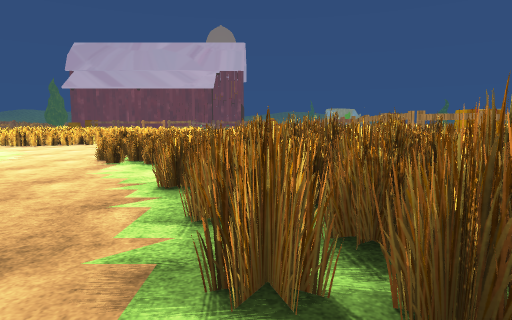
[1] (above)

24 first-person views from a walk through a Unity game level. The camera is 1.4 m above the floor, tilts 6° down and sees 75° across. The floor is counted in squares, 2 m on a side. Each view is taken from the middle of a square. On the plan, view 1 faces up. The plan holds only what a view shows up to about 10 squares ahead; the rest is blank. The place goes on beyond the plan. The player is left out. Some animated figures are left out. Some surface patterns are stand-ins.

[2]
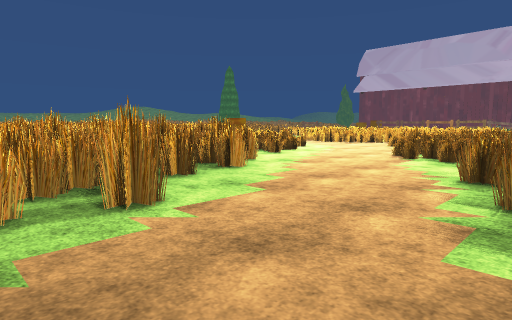

[3]
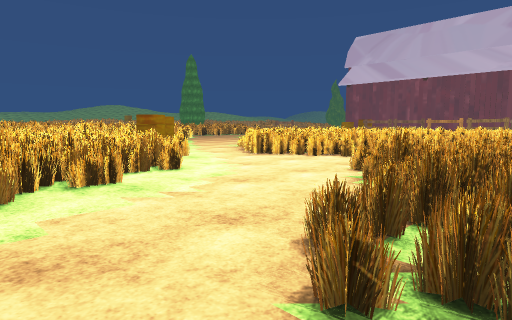

[4]
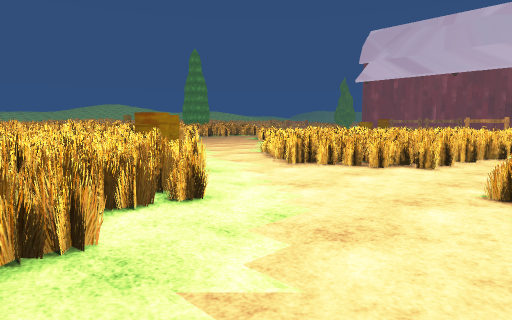

[5]
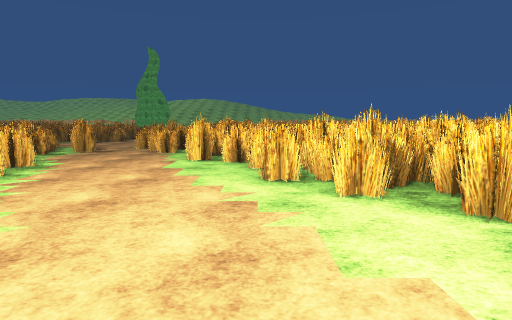

[6]
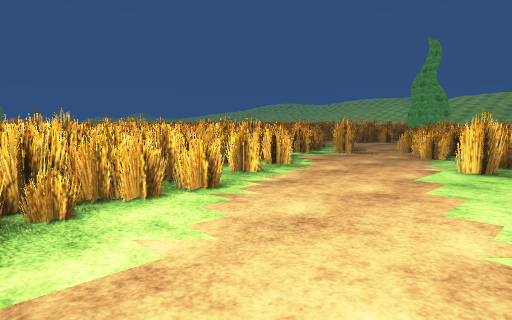

[7]
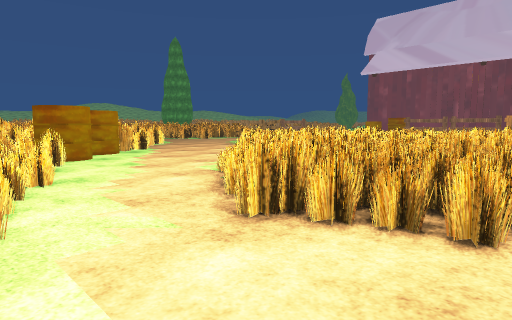

[8]
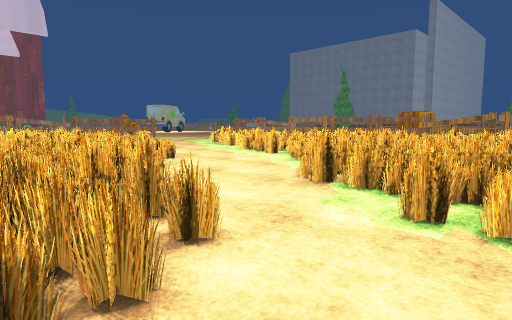

[9]
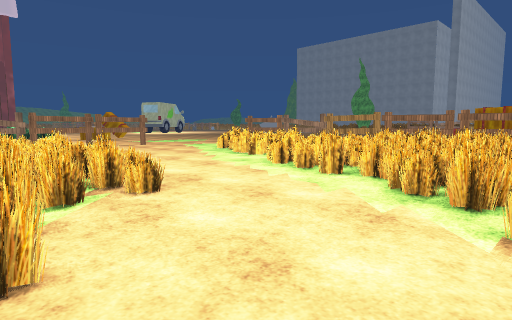

[10]
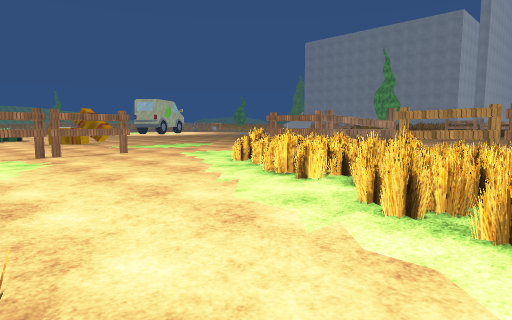

[11]
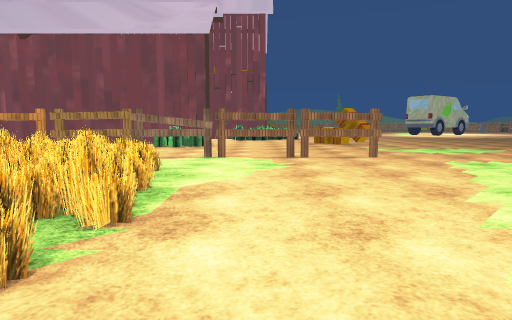

[12]
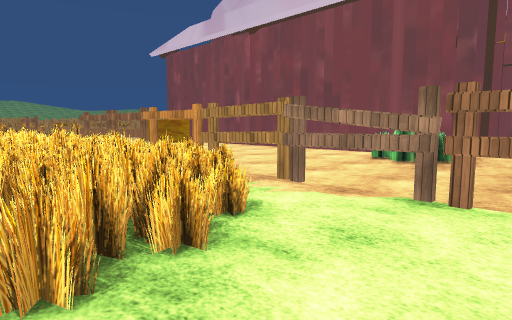

[13]
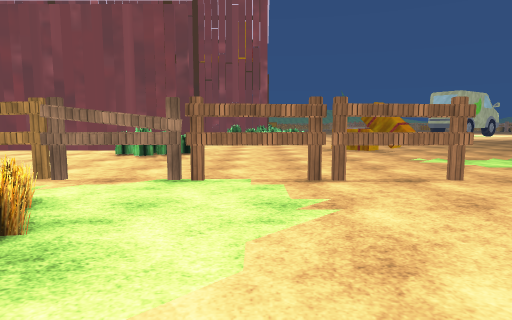

[14]
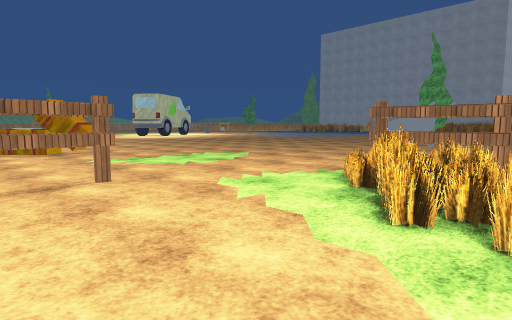

[15]
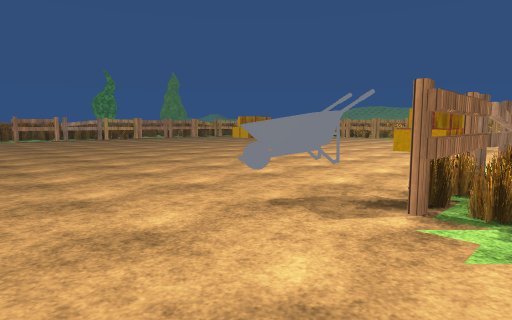

[16]
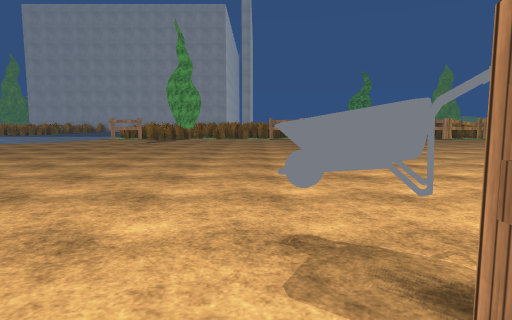

[17]
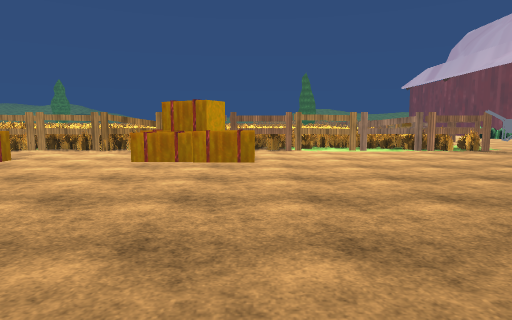

[18]
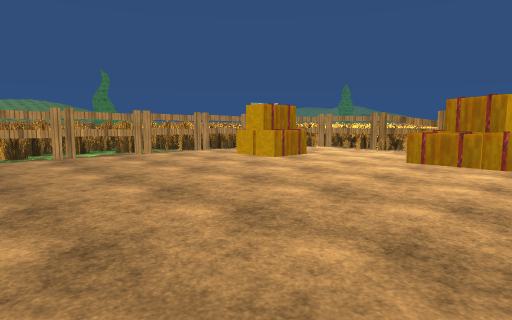

[19]
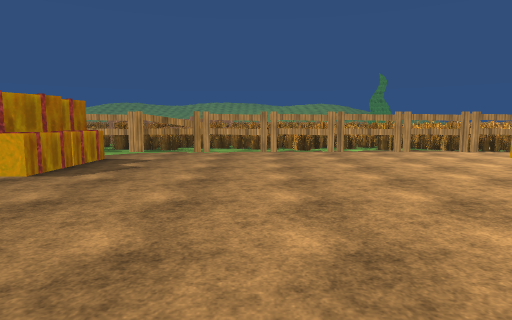

[20]
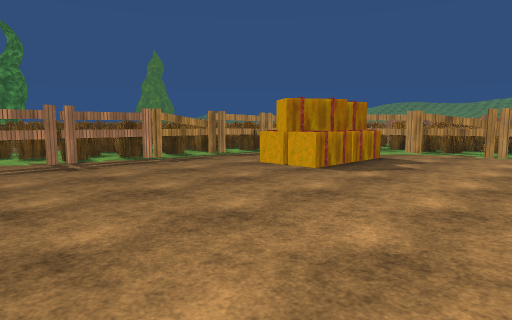

[21]
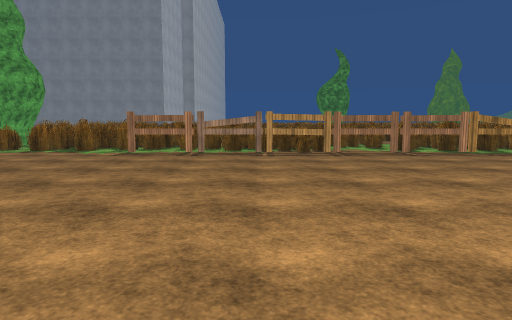

[22]
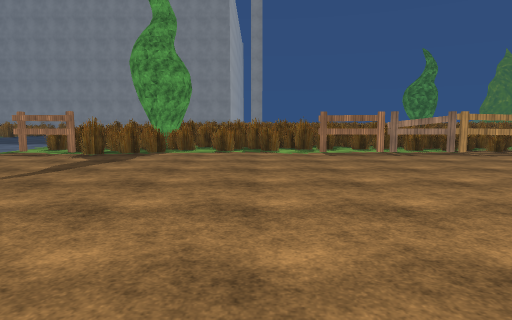

[23]
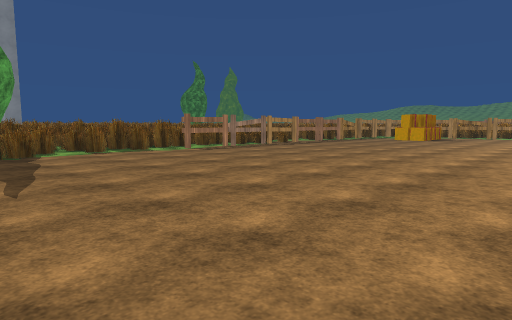

[24]
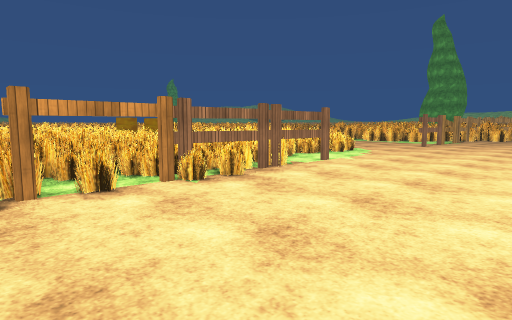

### Floor plan
Key: @ floor where view 1 was taken; # wall or solid block; . floor; = window, fence, low wall or low ledge; F fence; B hay bale; O other object.
Columns run from 17 left of view 1 to 21 right of it. Each row starts with its distance up from view 1.
 28        ............B...   ..........##
 27  ....................... ...........##
 26 .....................................#
 25 .....................................##
 24  ....FF#F#F#FFFFFF...................##
 23   #==#########........O...............#
 22      ##    ###......=#O..............F#
 21             #=....#=#F...............F#
 20             ###...###F...............F#
 19             ###...###F...............##
 18              #....# #F...............F#
 17      #      ##=..## #F...............##
 16      ##    ###...=# #F.BB............F#
 15    ...#   ###...=## #F.OB............##
 14   #...## ##=...#### #F.B.............F#
 13  ##...#####=..###   #F...............F#
 12  #BB...#=##=..=#    ##...........BB..F#
 11  ##BB....==..=##    #F..B........B  .F#
 10  #######.....###    ##. B.........   ##
  9       ##=....=#     #F  ...........  F
  8        ####...##    ##F#FFFFFFFFFFF
  7          ###..###   ###############
  6           ##..=###
  5            #....=#
  4            ##...##
  3            ###...#
  2             ##...##
  1              #...##
  0              ##..@#
 -1              ###..#
 -2               #####

Where each view was taken, in squares from view 1:
view 1: 0 up, 0 right, facing up
view 2: 1 down, 0 right, facing up-left
view 3: 5 up, 2 left, facing up-left
view 4: 6 up, 4 left, facing up-left
view 5: 7 up, 4 left, facing down
view 6: 6 up, 4 left, facing down-right
view 7: 9 up, 6 left, facing up-left
view 8: 10 up, 7 left, facing up-right
view 9: 13 up, 5 left, facing up-right
view 10: 16 up, 3 left, facing up-right
view 11: 17 up, 2 left, facing up
view 12: 21 up, 2 left, facing up-left
view 13: 20 up, 2 left, facing up
view 14: 20 up, 1 left, facing up-right
view 15: 25 up, 3 right, facing down-right
view 16: 23 up, 3 right, facing right
view 17: 16 up, 13 right, facing left
view 18: 16 up, 13 right, facing down-left
view 19: 17 up, 13 right, facing down
view 20: 17 up, 13 right, facing down-right
view 21: 19 up, 11 right, facing right
view 22: 24 up, 11 right, facing right
view 23: 28 up, 11 right, facing down-right
view 24: 28 up, 6 left, facing down-left
